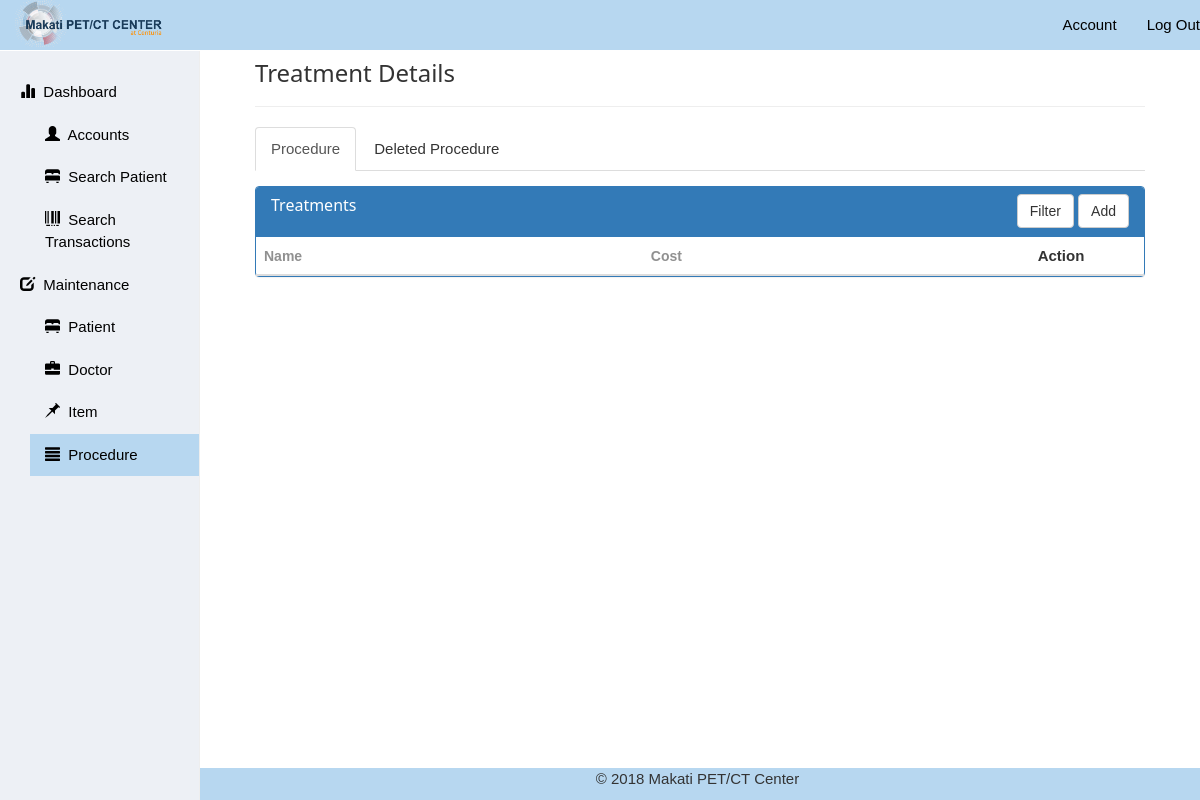
The app's page /views/admin/treatmentsettings.php (signed in), older data.
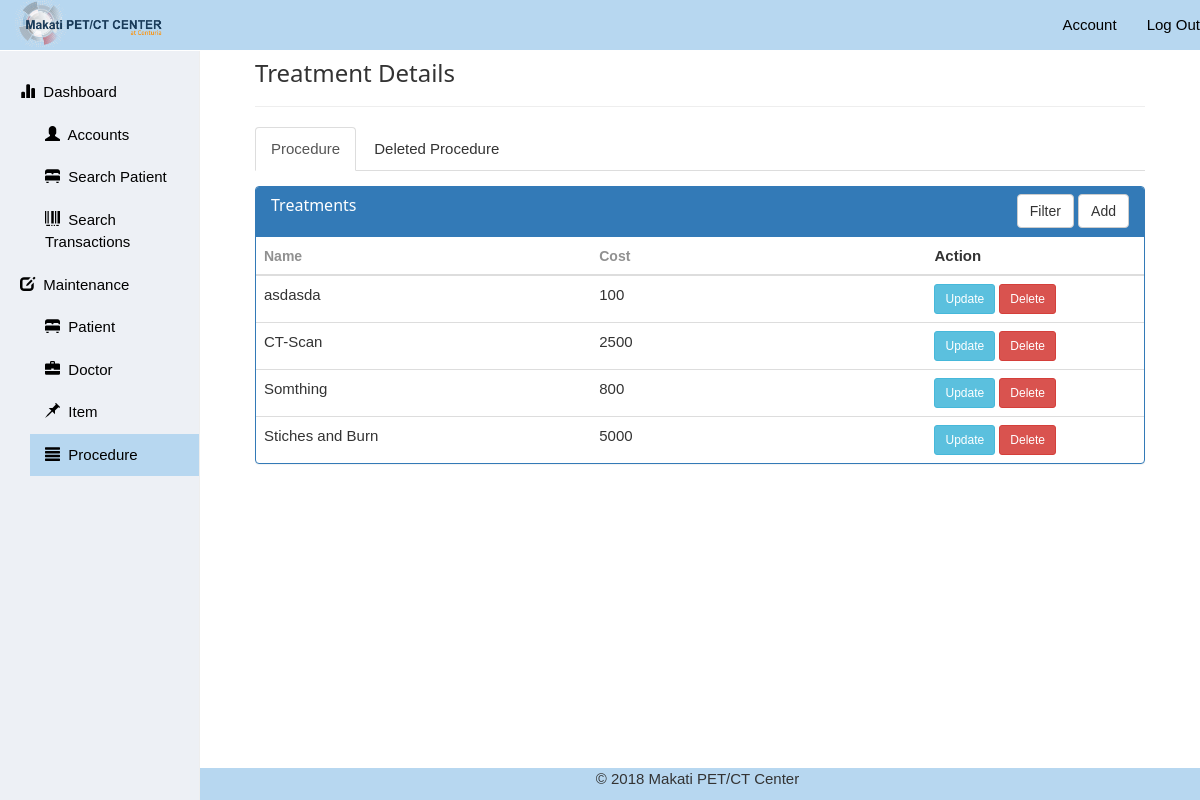
The same page, newer data.
### tables this page shows
CREATE TABLE `tbl_procedure` (
  `procedure_id` varchar(11) NOT NULL,
  `procedure_name` varchar(45) NOT NULL,
  `procedure_cost` float NOT NULL,
  `procedure_status` tinyint(1) NOT NULL DEFAULT '0' COMMENT '1 = Active, 2 = Deleted'
);

### views/admin/treatmentsettings.php (the view, shortened to what the changed rows need)
<!DOCTYPE html>
<html>
  <head>
    <link rel="stylesheet" type="text/css" href="./../../css/bootstrap.min.css">
    <link rel="stylesheet" href="./../../css/w3.css">
    <link rel="stylesheet" type="text/css" href="./../../css/setting.css">
  </head>
  <body>
    <main>
      <div class="container-fluid">
        <div class="row">
          <div class="col-sm-9 col-sm-offset-3 col-md-10 col-md-offset-2 main">
            <div class="col-sm-12 col-md-12">
              <div class="tab-content">
                <div class="panel panel-primary filterable tab-pane active" id="mn-procedure-panel">
                  <table class="table table-hover">
                    <thead>
                      <tr class="filters">
                        <th><input type="text" class="form-control" placeholder="Name" disabled></th>
                        <th><input type="text" class="form-control" placeholder="Cost" disabled></th>
                        <th>Action</th>
                      </tr>
                    </thead>
                    <tbody>
                      <?php
                        require('./../../controller/db_connect.php');
                        $preparedStmt = "SELECT * FROM `tbl_procedure` WHERE `procedure_status`=1 ORDER BY `procedure_name`";
                        $stmt = $connection->prepare($preparedStmt);
                        $stmt->execute();
                        while ($row = $stmt->fetch(PDO::FETCH_ASSOC))
                        {
                        ?>
                        <tr class="clickable-row">
                            <td><?php echo $row['procedure_name']; ?></td>
                            <td><?php echo $row['procedure_cost']; ?></td>
                            <td><input type="submit" class="btn btn-info btn-sm procedure_update" value="Update" id="<?php echo $row['procedure_id']; ?>" name="procedure_update" />
                                <input type="submit" class="btn btn-danger btn-sm procedure_delete" value="Delete" id="<?php echo $row['procedure_id']; ?>" name="procedure_delete" /></td>
                        </tr>
                        <?php
                        }
                        ?>
                    </tbody>
                  </table>
                </div>
              </div>
            </div>
          </div>
        </div>
      </div>
    </main>
  </body>
</html>

Row changes from the older to the newer data that the page shows:
now on this page (row edited): tbl_procedure: procedure_name "asdasda", procedure_cost "100"
now on this page (row edited): tbl_procedure: procedure_name "CT-Scan", procedure_cost "2500"
now on this page (row edited): tbl_procedure: procedure_name "Somthing", procedure_cost "800"
now on this page (row edited): tbl_procedure: procedure_name "Stiches and Burn", procedure_cost "5000"
